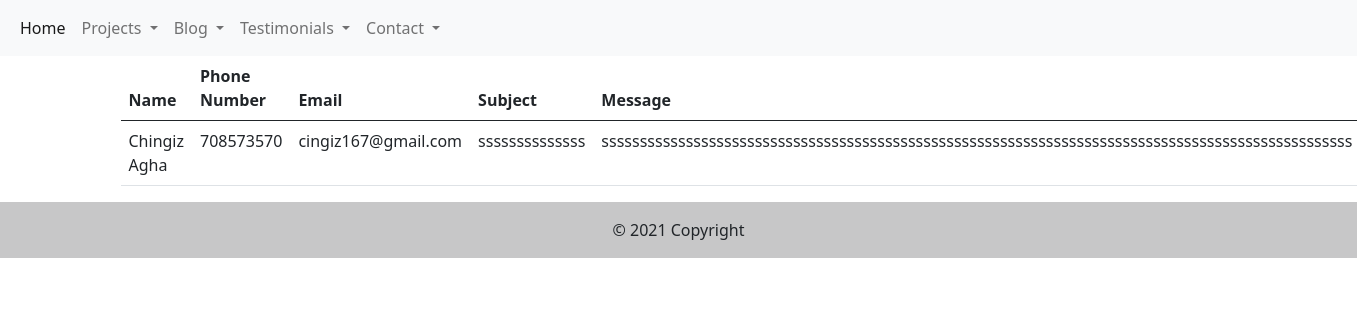
Screenshot of /admin/quote with the database file from the repository.
### engineers/models.py (models this page shows)
class Quote(db.Model):
    id = db.Column(db.Integer, primary_key=True)
    name = db.Column(db.String(50), nullable=False)
    phone = db.Column(db.Integer, nullable=False)
    email = db.Column(db.String(50), nullable=False)
    subject = db.Column(db.String(50), nullable=False)
    message = db.Column(db.Text, nullable=False)

### engineers/controllers.py (the view)
@app.route('/admin/quote')
def quote_info():
    quotes = Quote.query.all()
    return render_template ('admin/quote.html', quotes=quotes)

### engineers/templates/admin/quote.html (shortened to what this page needs)
{% extends 'admin/base.html' %}
{% block content %}
<div class="container">
    <div class="row ">
      <div class="col">
        <table class="table">
            <thead>
              <tr>
                <th scope="col">Name</th>
                <th scope="col">Phone Number</th>
                <th scope="col">Email</th>
                <th scope="col">Subject</th>
                <th scope="col">Message</th>
              </tr>
            </thead>
            <tbody>
              {% for quote in quotes %}
              <tr>
                <td>{{quote.name}}</td>
                <td>{{quote.phone}}</td>
                <td>{{quote.email}}</td>
                <td>{{quote.subject}}</td>
                <td>{{quote.message}}</td>
              </tr>
              {% endfor %}
            </tbody>
          </table>
      </div>
    </div>
  </div>
{% endblock %}

### rows the page displays
Quote: name "Chingiz Agha", phone "708573570", email "cingiz167@gmail.com", subject "ssssssssssssss", message "ssssssssssssssssssssssssssssssssssssssssssssssssssssssssssssssssssssssssssssssssssssssssssssssssss"
